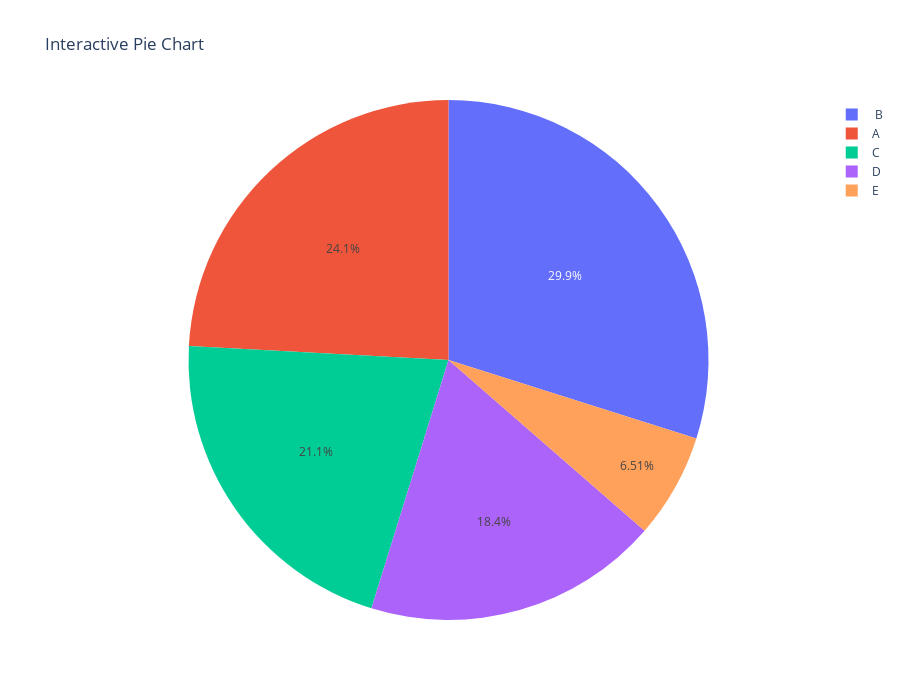

Notebook source saved alongside this figure:
### Code cell
pi= px.pie(df,values='values',names='labels', title='Interactive Pie Chart',hover_data=['values'],labels={'values':'Percentage'})
pi.update_layout(width=900,height=700)
pi.show()

### Figure 1 — Plotly figure (JSON) as saved in the notebook; plotly's stock layout.template omitted (floating-point values rounded to 4 significant figures)
{"data": [{"customdata": [[63], [78], [55], [48], [17]], "domain": {"x": [0, 1], "y": [0, 1]}, "hovertemplate": "labels=%{label}<br>Percentage=%{customdata[0]}<extra></extra>", "labels": ["A", " B", "C", "D", "E"], "legendgroup": "", "name": "", "showlegend": true, "type": "pie", "values": [63, 78, 55, 48, 17]}], "layout": {"height": 700, "legend": {"tracegroupgap": 0}, "title": {"text": "Interactive Pie Chart"}, "width": 900}}
